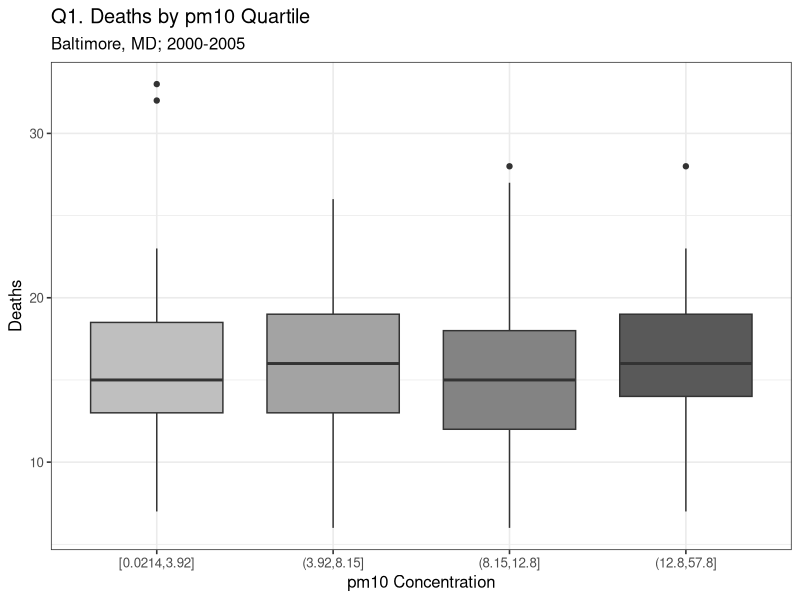
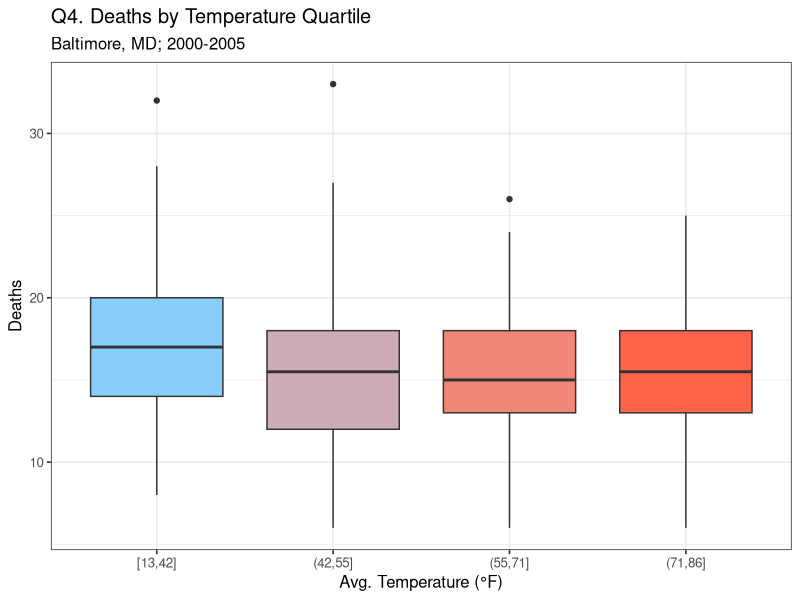
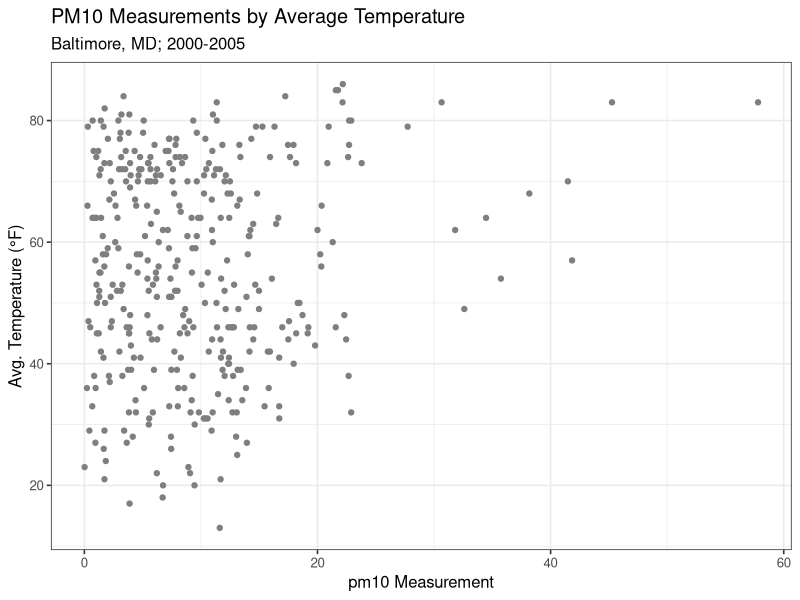
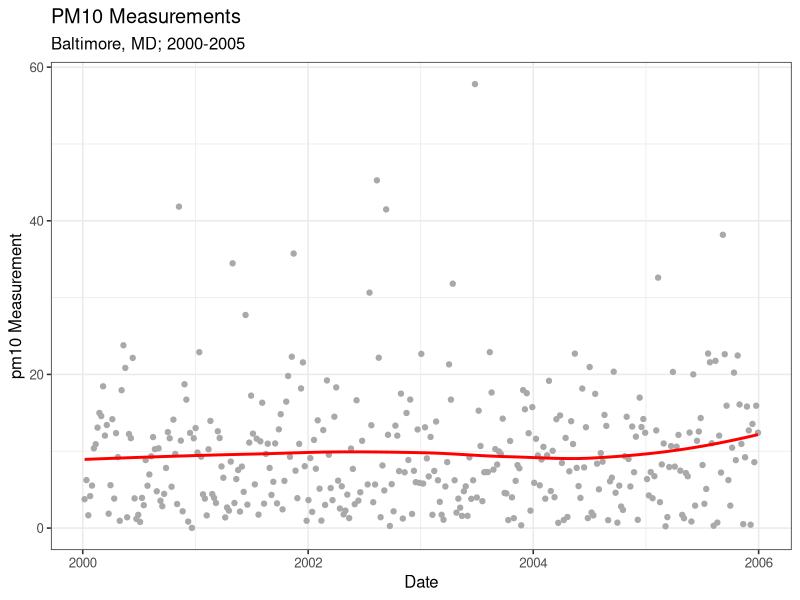
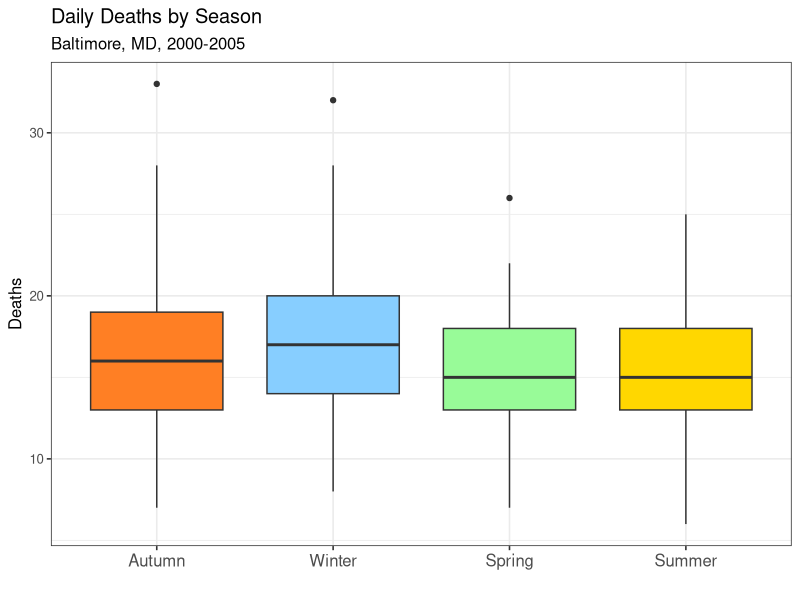
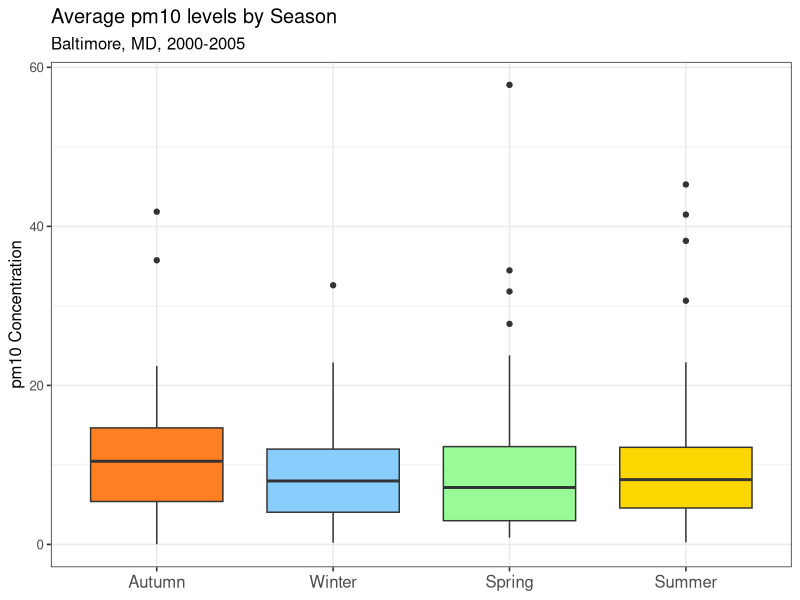

These figures' R source, in order:
## ---- chunk 1
knitr::opts_chunk$set(echo = TRUE)
## ---- chunk 2
library(tidyverse)
library(gtools)
library(kableExtra)
## ---- chunk 3
baltPM <- read.csv('baltPM.csv')
baltPM$pm10Q <- quantcut(baltPM$pm10, q = c(0, 0.25, 0.5, 0.75, 1))
baltPM <- baltPM %>%
  group_by(pm10Q) %>%
  mutate(med_pm10Q = median(pm10)) #color by median on a gradient

box_Q1 <- ggplot(baltPM, aes(x = pm10Q, y = death, fill = med_pm10Q)) +
  geom_boxplot() +
  scale_fill_gradient(low = 'gray75', high = 'gray35') +
  theme_bw(base_size = 12) +
  theme(legend.position = 'none') +
  labs(title = 'Q1. Deaths by pm10 Quartile',
       subtitle = 'Baltimore, MD; 2000-2005',
       x = 'pm10 Concentration',
       y = 'Deaths')
box_Q1

## ---- chunk 4
model1 <- glm(death ~ pm10 + offset(log(pop/100000)), family = poisson, data = baltPM)
# summary(model1)
co1 <- coefficients(model1)
conf1 <- confint(model1)
cat(paste0('Q2. The estimated incidence rate ratio of mortality for days that are 10 units higher\n', 
           'PM10 concentration, compared to those that are 10 units lower:\n  ',
           'IRR = ', round(exp(co1[2]*10), 3),'\n'))
cat(paste0('Q3. A 95% confidence interval for the incidence rate ratio from Q2:\n  ',
           '95%CI: (',paste(round(exp(conf1[2,]*10), 3), collapse = ', '),')'))
## ---- chunk 5
baltPM$tempfQ <- quantcut(baltPM$tempf, q = c(0, 0.25, 0.5, 0.75, 1))
baltPM <- baltPM %>%
  group_by(tempfQ) %>%
  mutate(med_tempfQ = median(tempf)) #color by median on a gradient

box_Q2 <- ggplot(baltPM, aes(x = tempfQ, y = death, fill = med_tempfQ)) +
  geom_boxplot() +
  scale_fill_gradient(low = 'lightskyblue', high = 'tomato1') +
  theme_bw(base_size = 12) +
  theme(legend.position = 'none') +
  labs(title = 'Q4. Deaths by Temperature Quartile',
       subtitle = 'Baltimore, MD; 2000-2005',
       x = 'Avg. Temperature (°F)',
       y = 'Deaths')
box_Q2

## ---- chunk 6
sct_temp <- ggplot(baltPM, aes(x = pm10, y = tempf)) +
  geom_point(color = 'gray50') +
  theme_bw(base_size = 12) +
  theme(legend.position = 'none') +
  labs(title = 'PM10 Measurements by Average Temperature',
       subtitle = 'Baltimore, MD; 2000-2005',
       x = 'pm10 Measurement',
       y = 'Avg. Temperature (°F)')

sct_temp

## ---- chunk 7
baltPM$dateDT <- as.Date(baltPM$date, "%m/%d/%y")
baltPM$test <- as.numeric(baltPM$dateDT)
sct_timepm10 <- ggplot(baltPM, aes(x = dateDT, y = pm10)) +
  geom_point(color = 'darkgray') +
  geom_smooth(method = loess, formula = y ~ x, span = 18, color = 'red', se = F) +
  theme_bw(base_size = 12) +
  theme(legend.position = 'none') +
  labs(title = 'PM10 Measurements',
       subtitle = 'Baltimore, MD; 2000-2005',
       x = 'Date',
       y = 'pm10 Measurement')

sct_timepm10

## ---- chunk 8
model2 <- glm(death ~ pm10 + tempf + offset(log(pop/100000)), family = poisson, data = baltPM)
# summary(model2)
co2 <- coefficients(model2)
conf2 <- confint(model2)

cat(paste0('Q6. The estimated incidence rate of mortality for days with an average temperature\n',
           'of 30 degrees F and a PM 10 concentration of 0 (expressed as deaths per 100,000\n',
           'person days)\n  Est. IR: ', round(exp(co2[1] + co2[2]*0 + co2[3]*30),3), '\n'))
cat(paste0('Q7. The estimated incidence rate of mortality for days with an average temperature\n',
           'of 30 degrees F and a PM 10 concentration of 10 (expressed as deaths per 100,000\n',
           'person days)\n  Est IR: ', round(exp(co2[1] + co2[2]*10 + co2[3]*30),3), '\n'))
cat(paste0('Q8. The estimated incidence rate ratio of mortality for days that are 10 units higher\n',
           'PM10 concentration, compared to those that are 10 units lower but with the same average\n',
           'temperature)\n  Est IRR: ', round(exp(co2[2]*10),3), '\n'))
cat(paste0('Q9. A 95% confidence interval for incidence rate ratio of mortality from Q8:\n  95%CI: (',
           paste(round(exp(conf2[2,]*10),3), collapse = ', '), ')\n'))

## ---- chunk 9
baltPM$season <- factor(baltPM$season, levels = c('Autumn', 'Winter','Spring', 'Summer'))
bx_dthseas <- ggplot(data = baltPM, aes(x = season, y = death, fill = season)) + 
  geom_boxplot() + 
  labs(x = '', y = 'Deaths', title = 'Daily Deaths by Season', subtitle = 'Baltimore, MD, 2000-2005') +
  scale_fill_manual(values = c('Autumn' = 'chocolate1', 'Spring'='palegreen',
                    'Summer'='gold1', 'Winter'='skyblue1')) +
  theme_bw(base_size = 12) +
  theme(legend.position = 'none',
        axis.text.x = element_text(size=12))
bx_dthseas

## ---- chunk 10
bx_pm10seas <- ggplot(data = baltPM, aes(x = season, y = pm10, fill = season)) + 
  geom_boxplot() + 
  labs(title = 'Average pm10 levels by Season', 
       subtitle = 'Baltimore, MD, 2000-2005',
       y = 'pm10 Concentration') +
  scale_fill_manual(values = c('Autumn' = 'chocolate1', 'Spring'='palegreen',
                    'Summer'='gold1', 'Winter'='skyblue1')) +
  theme_bw(base_size = 12) +
  theme(legend.position = 'none',
        axis.text.x = element_text(size=12),
        axis.title.x = element_blank())
bx_pm10seas

## ---- chunk 11
model3 <- glm(death ~ pm10 + season + offset(log(pop/100000)), family = poisson, data = baltPM)
# summary(model3)
co3 <- coefficients(model3)
conf3 <- confint(model3)
## ---- chunk 12
irseas_df <- data.frame(Season = c('Autumn', 'Winter', 'Spring', 'Summer'),
                        `IR` = c(round(exp(co3[1]),2), round(exp(co3[1] + co3[3]*1),2),
                                      round(exp(co3[1] + co3[4]*1),2), round(exp(co3[1] + co3[5]*1),2)))
colnames(irseas_df) <- c('Season','Est. IR')

knitr::kable(irseas_df, format = 'latex', align = 'c', 
             caption = 'Q12. IR of Mortality by Season') %>%
  kable_styling(latex_options = "hold_position")
## ---- chunk 13

cat(paste0('Q13. The estimated incidence rate ratio (and 95% confidence interval) of mortality for\n',
           'days in winter, compared to days in the autumn with the same PM 10 concentration:\n  ',
           'IR & 95%CI:\n  ', round(exp(co3[3]), 3), ' (',
           paste(round(exp(conf3[3, ]),3),collapse = ', '), ')\n'))
cat(paste0('Q14. The estimated incidence rate ratio of mortality for days that are 10 units higher PM10\n',
           'concentration, compared to those that are 10 units lower but in the same season:\n  IRR: ',
           round(exp(co3[2]*10),3), '\n'))
cat(paste0('Q15. A 95% confidence interval for incidence rate ratio of mortality from Q14:\n  95%CI: (',
           paste(round(exp(conf3[2,]*10),3), collapse = ', '), ')'))
